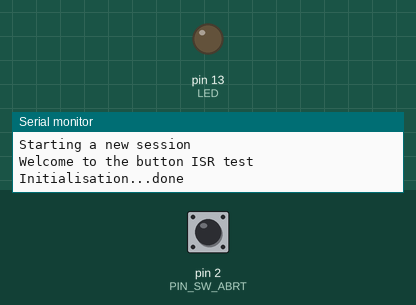
This sketch was run on a simulated Arduino Uno, built with avr-gcc and run on an emulated ATmega328P. On the bench: output pins drawn as LEDs (lit = HIGH), the last lines printed to the serial monitor. Inputs (shaded band) come from the test bench; at power-on: pin 2 (PIN_SW_ABRT) HIGH.

Above: at 1.2 s.
1.3 s: pin 2 (PIN_SW_ABRT) pulled LOW for 0.15 s
At 2.0 s:
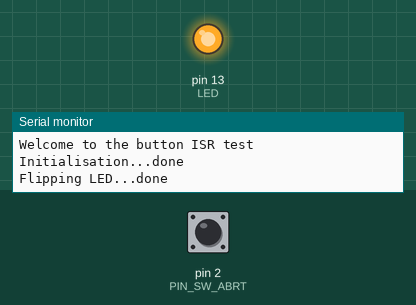
2.9 s: pin 2 (PIN_SW_ABRT) pulled LOW for 1 s
At 3.2 s:
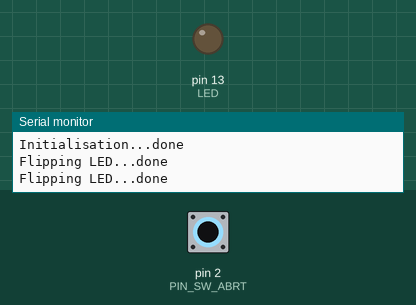
5.4 s: pin 2 (PIN_SW_ABRT) pulled LOW for 3.2 s
At 6.3 s:
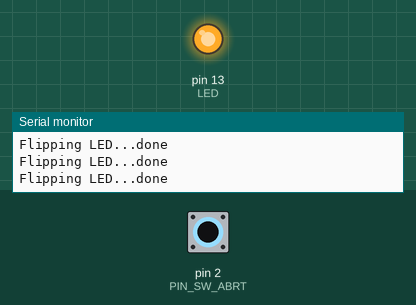
Timing chart, 0 to 8.4 s (numbered marks = the images above; inputs shaded):
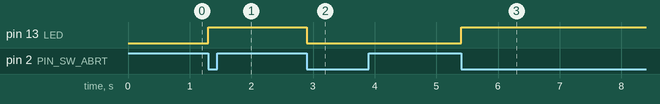

The sketch:

00_Test_ISRs_2.ino
```cpp
// (licence header left out)
// -------------------------- Includes [0] --------------------------
//#include <Arduino.h>


// -------------------------- Defines and Const []--------------------------


#define SERIAL_VERBOSE // Comment out to remove message to the console (and save some exec time and power)


#define LED                         LED_BUILTIN  // digital pin connected to LED, for testing of switch code only

#define PIN_SW_CONT 18 // Also TX1, ISR 5, Continue
#define PIN_SW_STRT 19 // Also RX1, ISR 4, Start
#define PIN_SW_ABRT 2  // ISR 0, Abort
#define PIN_SW_RPT  3  // ISR 1, Repeat


#define switched                            true // value if the button switch has been pressed
#define triggered                           true // controls interrupt handler
#define interrupt_trigger_type              FALLING // interrupt triggered on a RISING input
#define debounce                            5 // time to wait, in [ms]

// ISR states
//-----------
#define TRIGGERED     true
#define UNTRIGGERED   false

// LOW to trigger the interrupt whenever the pin is low,
// CHANGE to trigger the interrupt whenever the pin changes value
// RISING to trigger when the pin goes from low to high,
// FALLING for when the pin goes from high to low.

// Console
//-----------
#define SERIAL_DEBUG // Uncomment to let the board print debug statements through the debug port (USB)
#define SERIAL_BAUDS 9600


// -------------------------- Macros [1] --------------------------
#ifdef SERIAL_DEBUG
  #define printDebug(message)   Serial.print(message)
  #define printDebugln(message) Serial.println(message)
#else
  #define printDebug(message) // Leave the macro empty
  #define printDebugln(message) // Leave the macro empty
#endif

// -------------------------- Global Variables [3]--------------------------
bool    led_status =                        LOW; // start with LED off, for testing of switch code only
//int     button_switch =                       2; // external interrupt pin


volatile bool initialisation_complete  = false;        // Inhibits any interrupts until initialisation is complete
volatile bool isrFlag                  = UNTRIGGERED;  // Start with no switch press pending, ie false (!triggered)


//volatile  bool interrupt_process_status = {
//  !triggered                                     // start with no switch press pending, ie false (!triggered)
//};


// -------------------------- Functions declaration [3] --------------------------
void      pinSetUp                (void);
void      attachISRs              (void);
bool      read_button             (void);


// -------------------------- ISR [1]--------------------------
//void button_interrupt_handler()
//{
//  if (initialisation_complete == true)
//  { //  all variables are initialised so we are okay to continue to process this interrupt
//    if (interrupt_process_status == !triggered)
//    {
//      // new interrupt so okay start a new button read process -
//      // now need to wait for button release plus debounce period to elapse
//      // this will be done in the button_read function
//      if (digitalRead(button_switch) == LOW)
//      {
//        // button pressed, so we can start the read on/off + debounce cycle wich will
//        // be completed by the button_read() function.
//        interrupt_process_status = triggered;  // keep this ISR 'quiet' until button read fully completed
//      }
//    }
//  }
//} // end of button_interrupt_handler


void button_interrupt_handler()
{
  if (initialisation_complete == true)
  {
    isrFlag = TRIGGERED;
  }
} // end of button_interrupt_handler


// -------------------------- Set up --------------------------
void setup()
{

  pinSetUp();


  #ifdef SERIAL_DEBUG
  Serial.begin(SERIAL_BAUDS);
  while(!Serial) // Wait here until the connection with the computer has been established
  #endif

  delay(1000);

  printDebugln("%%%%%%%%%%%%%%%%%%%%%%%%%%%%%%%%%%%%%%%%%%%%%%%%%%%%%%");
  printDebugln("Starting a new session");
  printDebugln("Welcome to the button ISR test");


  printDebug("Initialisation...");

  attachISRs();

  printDebugln("done");
}


// -------------------------- Loop --------------------------
void loop()
{

  // test buton switch and process if pressed
//  if (read_button() == switched)
  if (isrFlag == TRIGGERED)
  {
    isrFlag = UNTRIGGERED; //reset the flag
    printDebug("Flipping LED...");

//    // button on/off cycle now complete, so flip LED between HIGH and LOW
    led_status = HIGH - led_status; // toggle state
    digitalWrite(LED, led_status);

    printDebugln("done");

  }
  else
  {
    // do other things....
  }

}


// -------------------------- Functions definition [3]--------------------------


//******************************************************************************************
bool read_button()
{

//  int button_reading;
//
//  // static variables because we need to retain old values between function calls
//  static bool     switching_pending = false;
//  static long int elapse_timer;
//
//  if (interrupt_process_status == triggered)
//  {
//    // interrupt has been raised on this button so now need to complete
//    // the button read process, ie wait until it has been released
//    // and debounce time elapsed
//    button_reading = digitalRead(PIN_SW_ABRT);
//    if (button_reading == HIGH) {
//      // switch is pressed, so start/restart wait for button relealse, plus end of debounce process
//      switching_pending = true;
//      elapse_timer = millis(); // start elapse timing for debounce checking
//    }
//    if (switching_pending && button_reading == LOW) {
//      // switch was pressed, now released, so check if debounce time elapsed
//      if (millis() - elapse_timer >= debounce) {
//        // dounce time elapsed, so switch press cycle complete
//        switching_pending = false;             // reset for next button press interrupt cycle
//        interrupt_process_status = !triggered; // reopen ISR for business now button on/off/debounce cycle complete
//        return switched;                       // advise that switch has been pressed
//      }
//    }
//  }

  return !switched; // either no press request or debounce period not elapsed

} // END OF FUNCTION


//******************************************************************************************
void      pinSetUp                (void)
{

  pinMode(LED, OUTPUT);
  //pinMode(button_switch, INPUT_PULLUP);

  pinMode(PIN_SW_CONT, INPUT_PULLUP);
  pinMode(PIN_SW_STRT, INPUT_PULLUP);
  pinMode(PIN_SW_ABRT, INPUT_PULLUP);
  pinMode(PIN_SW_RPT , INPUT_PULLUP);

} // END OF FUNCTION

//******************************************************************************************
void      attachISRs              (void)
{

//  attachInterrupt(digitalPinToInterrupt(button_switch),
//                    button_interrupt_handler,
//                    interrupt_trigger_type);

  attachInterrupt(digitalPinToInterrupt(PIN_SW_ABRT),
                    button_interrupt_handler,
                    interrupt_trigger_type);

//  attachInterrupt(digitalPinToInterrupt(PIN_SW_CONT),
//                    ISR_SW_CONT,
//                    interrupt_trigger_type);
//  attachInterrupt(digitalPinToInterrupt(PIN_SW_STRT),
//                    ISR_SW_STRT,
//                    interrupt_trigger_type);
//  attachInterrupt(digitalPinToInterrupt(PIN_SW_ABRT),
//                    ISR_SW_ABRT,
//                    interrupt_trigger_type);
//  attachInterrupt(digitalPinToInterrupt(PIN_SW_RPT),
//                    ISR_SW_RPT,
//                    interrupt_trigger_type);


  initialisation_complete = true; // open interrupt processing for business

} // END OF FUNCTION


// END OF FILE
```

Measured:
- after the input at 1.3 s, pin 13 (LED): LOW → HIGH at once
- after the input at 2.9 s, pin 13 (LED): HIGH → LOW at once
- after the input at 5.4 s, pin 13 (LED): LOW → HIGH at once
